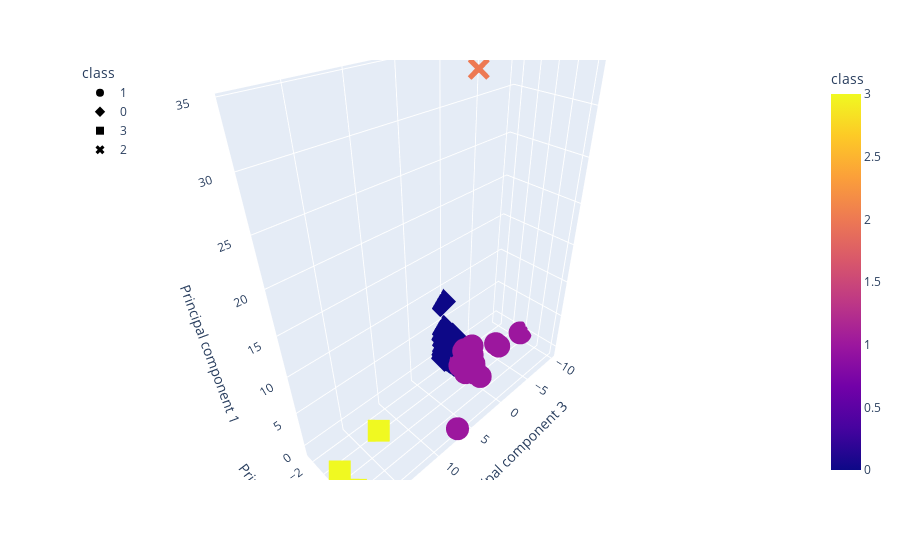

Source (notebook cell):
### Markdown cell above
### Visualizing Results

#### 3D-Scatter with Clusters

### Code cell
# Create a 3D-Scatter with the PCA data and the clusters
fig = px.scatter_3d(
    df_crypto_pca,
    x="Principal component 3",
    y="Principal component 2",
    z="Principal component 1",
    color="class",
    symbol="class",
    width=400,
)
fig.update_layout(legend=dict(x=0, y=1))
fig.show()

### Figure 1 — Plotly figure (JSON) as saved in the notebook; plotly's stock layout.template omitted (floating-point values rounded to 4 significant figures; data arrays with more than 128 entries replaced by an {"elided": "..."} marker saying what was removed)
{"data": [{"hovertemplate": "class=%{marker.color}<br>Principal component 3=%{x}<br>Principal component 2=%{y}<br>Principal component 1=%{z}<extra></extra>", "legendgroup": "1", "marker": {"color": {"elided": "287 int values"}, "coloraxis": "coloraxis", "symbol": "circle"}, "mode": "markers", "name": "1", "scene": "scene", "showlegend": true, "type": "scatter3d", "x": {"elided": "287 float values"}, "y": {"elided": "287 float values"}, "z": {"elided": "287 float values"}}, {"hovertemplate": "class=%{marker.color}<br>Principal component 3=%{x}<br>Principal component 2=%{y}<br>Principal component 1=%{z}<extra></extra>", "legendgroup": "0", "marker": {"color": {"elided": "242 int values"}, "coloraxis": "coloraxis", "symbol": "diamond"}, "mode": "markers", "name": "0", "scene": "scene", "showlegend": true, "type": "scatter3d", "x": {"elided": "242 float values"}, "y": {"elided": "242 float values"}, "z": {"elided": "242 float values"}}, {"hovertemplate": "class=%{marker.color}<br>Principal component 3=%{x}<br>Principal component 2=%{y}<br>Principal component 1=%{z}<extra></extra>", "legendgroup": "3", "marker": {"color": [3, 3, 3], "coloraxis": "coloraxis", "symbol": "square"}, "mode": "markers", "name": "3", "scene": "scene", "showlegend": true, "type": "scatter3d", "x": [18.66, 12.94, 18.64], "y": [1.638, 0.6323, 4.18], "z": [-0.3635, -0.3421, -0.5934]}, {"hovertemplate": "class=%{marker.color}<br>Principal component 3=%{x}<br>Principal component 2=%{y}<br>Principal component 1=%{z}<extra></extra>", "legendgroup": "2", "marker": {"color": [2], "coloraxis": "coloraxis", "symbol": "x"}, "mode": "markers", "name": "2", "scene": "scene", "showlegend": true, "type": "scatter3d", "x": [0.09102], "y": [1.453], "z": [34.12]}], "layout": {"autosize": true, "coloraxis": {"colorbar": {"title": {"text": "class"}}, "colorscale": [[0, "#0d0887"], [0.1111, "#46039f"], [0.2222, "#7201a8"], [0.3333, "#9c179e"], [0.4444, "#bd3786"], [0.5556, "#d8576b"], [0.6667, "#ed7953"], [0.7778, "#fb9f3a"], [0.8889, "#fdca26"], [1, "#f0f921"]]}, "legend": {"title": {"text": "class"}, "tracegroupgap": 0, "x": 0, "y": 1}, "margin": {"t": 60}, "scene": {"aspectmode": "auto", "aspectratio": {"x": 1.364, "y": 0.4393, "z": 1.669}, "domain": {"x": [0, 1], "y": [0, 1]}, "xaxis": {"title": {"text": "Principal component 3"}, "type": "linear"}, "yaxis": {"title": {"text": "Principal component 2"}, "type": "linear"}, "zaxis": {"title": {"text": "Principal component 1"}, "type": "linear"}}}}
